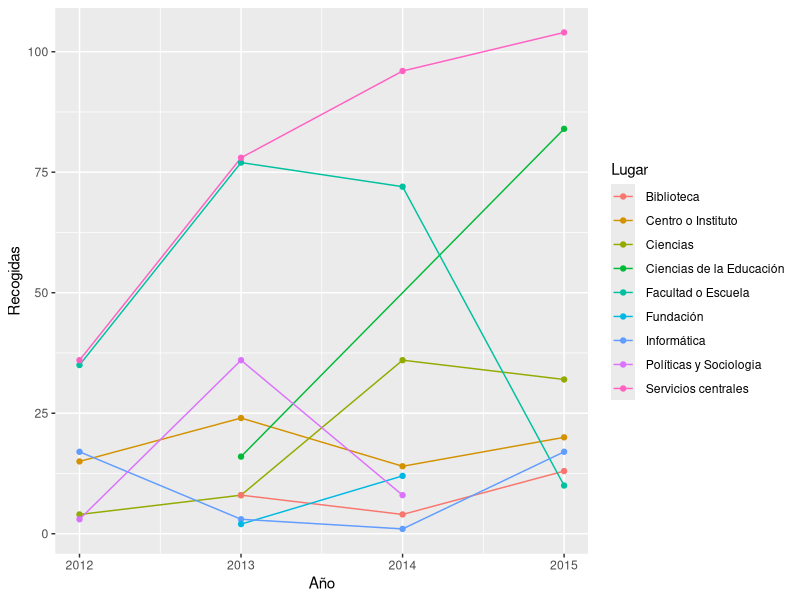

Here is the R script that generated this plot:
## ---- chunk 1
library(ggplot2)
recogidas <- read.csv('recogidas-lugar.csv')
## ---- chunk 2
ggplot(data=recogidas, aes(x=Año,y=Recogidas,color=Lugar,group=Lugar))+geom_line()+geom_point()
